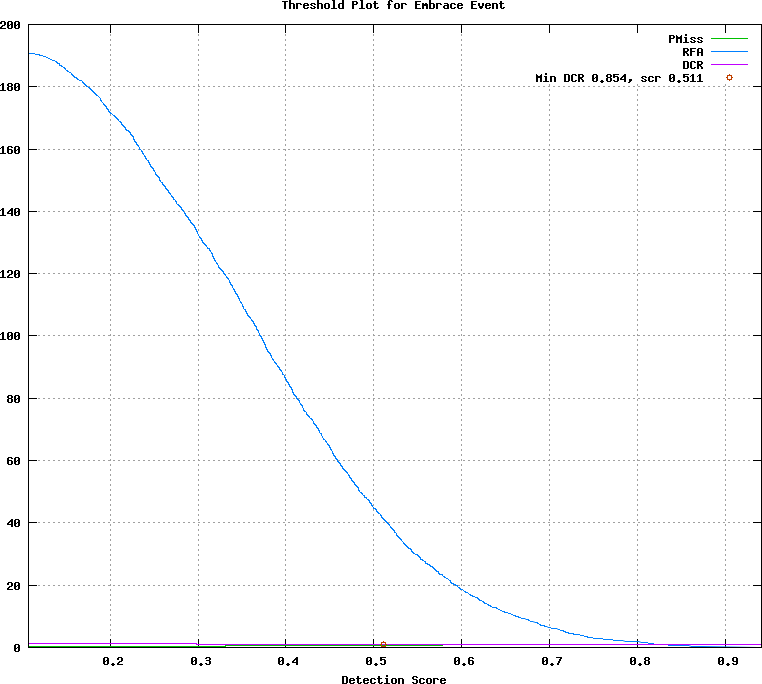

gnuplot code for this plot:
## GNUPLOT command file
set terminal postscript color
set style data lines
set title 'Threshold Plot for Embrace Event'
set xlabel 'Detection Score'
set grid
set size ratio 0.85
plot [0.107000:0.941500]  \
  'test.det.Embrace_Event.dat.1' using 1:4 title 'PMiss' with lines lt 2, \
  'test.det.Embrace_Event.dat.1' using 1:5 title 'RFA' with lines lt 3, \
  'test.det.Embrace_Event.dat.1' using 1:6 title 'DCR' with lines lt 4, \
  'test.det.Embrace_Event.dat.2' using 1:2 title 'Min DCR 0.854, scr 0.511' with points lt 6
